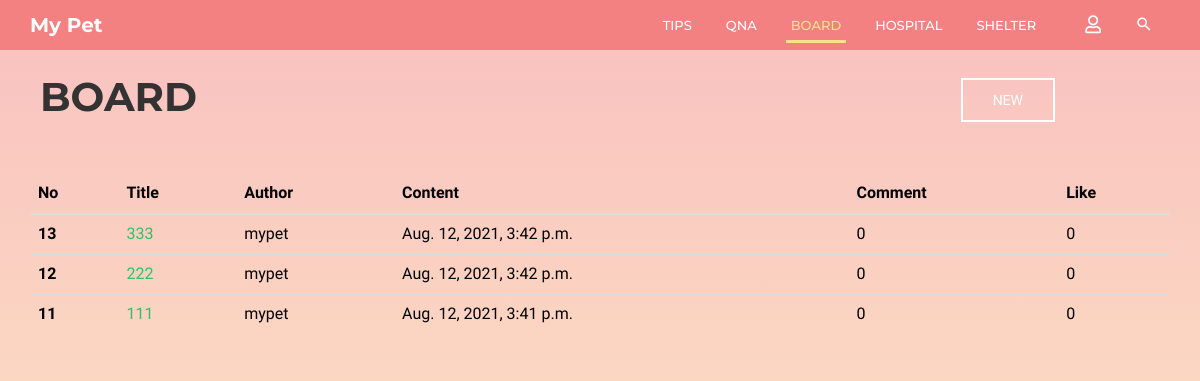
/community/board/, run on the app's committed database.
### community/models.py (models this page shows, shortened)
class Board(models.Model):
    b_title = models.CharField(max_length=30)
    b_author = models.CharField(max_length=20)
    b_content = models.CharField(max_length=1000)
    b_date = models.DateTimeField(auto_now=True)
    b_comment_count = models.IntegerField(default=0)
    b_like_count = models.IntegerField(default=0)
    b_photo = models.ImageField(blank=True, null=True, default='../media/noimage.jpg')

### community/views.py (the view)
# urls.py: path('board/', views.board, name='board'),
def board(request):
    posts = Board.objects.all().order_by('-id')
    return render(request, 'community/board.html', {'posts': posts})

### community/templates/community/board.html (shortened to what this page needs)
{% extends 'base.html' %}
{% block html_body %}
    <link rel="stylesheet" href="/static/css/pages/header.css">
    <link rel="stylesheet" href="/static/css/pages/board.css">
    <header id="column-header">
        <div id="nino-headerInner">
            <nav id="nino-navbar" class="navbar navbar-default" role="navigation">
                <div class="container">
                    <div class="navbar-header">
                        <a class="navbar-brand" href="{% url 'home' %}">My Pet</a>
                    </div>
                    <div class="nino-menuItem pull-right">
                        <div class="collapse navbar-collapse pull-left" id="nino-navbar-collapse">
                            <ul class="nav navbar-nav">
                                <li><a href="#" onclick="testa('{% url 'community:tips' %}')">Tips<span class="sr-only">(current)</span></a>
                                </li>
                                <li><a href="#" onclick="testa('{% url 'community:qna' %}')">QnA</a></li>
                                <li class="active"><a href="#" onclick="testa('{% url 'community:board' %}')">Board</a>
                                </li>
                                <li><a href="#" onclick="testa('{% url 'community:hospital' %}')">Hospital</a></li>
                                <li><a href="#" onclick="testa('{% url 'community:shelter' %}')">Shelter</a></li>
                            </ul>
                        </div>
                        <ul class="nino-iconsGroup nav navbar-nav">
                            {% if user.is_authenticated %}
                                <li><a href="#" onclick="testa('{% url 'community:logout' %}')"><i
                                        class="mdi fas fa-user-slash nino-icon"></i></a></li>
                            {% else %}
                                <li><a href="#" onclick="testa('{% url 'community:login' %}')"><i
                                        class="mdi far fa-user nino-icon"></i></a></li>
                            {% endif %}
                            <li><a href="#" class="nino-search"><i class="mdi mdi-magnify nino-icon"></i></a></li>
                        </ul>
                    </div>
                </div>
            </nav>
        </div>
    </header>
    <div class="container board-header">
        <div class="board-title">
            <h1 class="title-h1">Board</h1>
        </div>
        <div class="board-post-btn">
            <a href="{% url 'community:board_create' %}" class="nino-btn nino-post-btn">NEW</a>
        </div>
    </div>
    <div class="container">
        <div class="tips-page tips-table">
            <table class="table table-hover">
                <thead class="thead-dark">
                <tr>
                    <th scope="col">No</th>
                    <th scope="col">Title</th>
                    <th scope="col">Author</th>
                    <th scope="col">Content</th>
                    <th scope="col">Comment</th>
                    <th scope="col">Like</th>
                </tr>
                </thead>
                {% for post in posts %}
                    <tr>
                        <th scope="row">{{ post.id }}</th>
                        <td><a href="/community/{{ post.id }}/board_detail/">{{ post.b_title }}</a></td>
                        <td>{{ post.b_author }}</td>
                        <td>{{ post.b_date }}</td>
                        <td>{{ post.b_comment_count }}</td>
                        <td>{{ post.b_like_count }}</td>
                    </tr>
                {% endfor %}
            </table>
        </div>
    </div>
{% endblock %}

### static/css/pages/index.css (style rules this page uses)
html, body { line-height: 1.7; margin: 0; padding: 0; }
body { color: #999; font-size: 13px; font-weight: 400; overflow-x: hidden; position: relative; font-family: "Roboto", sans-serif; }
article, aside, details, figcaption, figure, footer, header, hgroup, menu, nav, section, main { display: block; }
a { text-decoration: none; outline: none; color: #2ec06c; -webkit-transition: all 0.3s ease-in-out; -moz-transition: all 0.3s ease-in-out; -o-transition: all 0.3s ease-in-out; -ms-transition: all 0.3s ease-in-out; transition: all 0.3s ease-in-out; }
h1, h2, h3, h4, h5, h6 { margin: 5px 0 10px; color: #333; text-transform: uppercase; font-family: "Montserrat", sans-serif; }
h1, h2 { font-weight: 300; }
h1 { font-size: 2.2em; }
ul, ul li, ol, ol li, p, form, input { margin: 0; padding: 0; }
ul, ul li { list-style: none; }
.container { position: relative; }
.nino-btn { display: inline-block; color: black; text-transform: uppercase; padding: 13px 30px; text-align: center; border: 2px solid black; font-size: 14px; line-height: 100%; }
#nino-headerInner { position: relative; z-index: 5; }
#nino-navbar { background: none; border: none; border-radius: 0; }
#nino-navbar .navbar-brand { color: #fff; font-weight: 700; font-size: 20px; }
#nino-navbar .navbar-nav > li > a { color: #fff; font-weight: 500; text-transform: uppercase; border-bottom: 3px solid transparent; padding: 15px 5px 5px; margin: 0 12px; }
#nino-navbar .navbar-nav > li > a:hover, #nino-navbar .navbar-nav > .active > a, #nino-navbar .navbar-nav > .active > a:hover { color: #fce38a; border-color: #fce38a; background: none; }
#nino-navbar .nino-menuItem { float: right; }
#nino-navbar .nino-iconsGroup li a { border: none; font-size: 18px; }

### static/css/pages/header.css (style rules this page uses)
#column-header { position: relative; font-family: "Montserrat", sans-serif; background: rgba(243, 129, 129, 0.9); }
#column-header:after { content: ""; position: absolute; left: 0; top: 0; width: 100%; height: 100%; background: rgba(243, 129, 129, 0.9); }
#nino-headerInner { position: relative; z-index: 5; }

### static/css/pages/board.css (style rules this page uses)
body { height: 100vh; font-family: 'Prompt', sans-serif; background: linear-gradient( to bottom, rgba(243, 129, 129, 0.5), rgba(252, 227, 138, 0.5) ); }
.board-header { display: flex; align-items: center; margin-top: 15px; }
.board-title { position: relative; margin-left: 10px; }
.board-post-btn { position: absolute; right: 130px; }
.title-h1 { font-weight: 700; font-size: 40px; }
.tips-table { width: 100%; margin-top: 45px; }
th, td { color: black; font-size: 16px; }
.nino-post-btn { display: inline-block; color: white; text-transform: uppercase; padding: 13px 30px; text-align: center; border: 2px solid white; font-size: 14px; line-height: 100%; }

### data on the page
Board: id "13", b_title "333", b_author "mypet", b_date "Aug. 12, 2021, 3:42 p.m.", b_comment_count "0", b_like_count "0"
Board: id "12", b_title "222", b_author "mypet", b_date "Aug. 12, 2021, 3:42 p.m.", b_comment_count "0", b_like_count "0"
Board: id "11", b_title "111", b_author "mypet", b_date "Aug. 12, 2021, 3:41 p.m.", b_comment_count "0", b_like_count "0"
